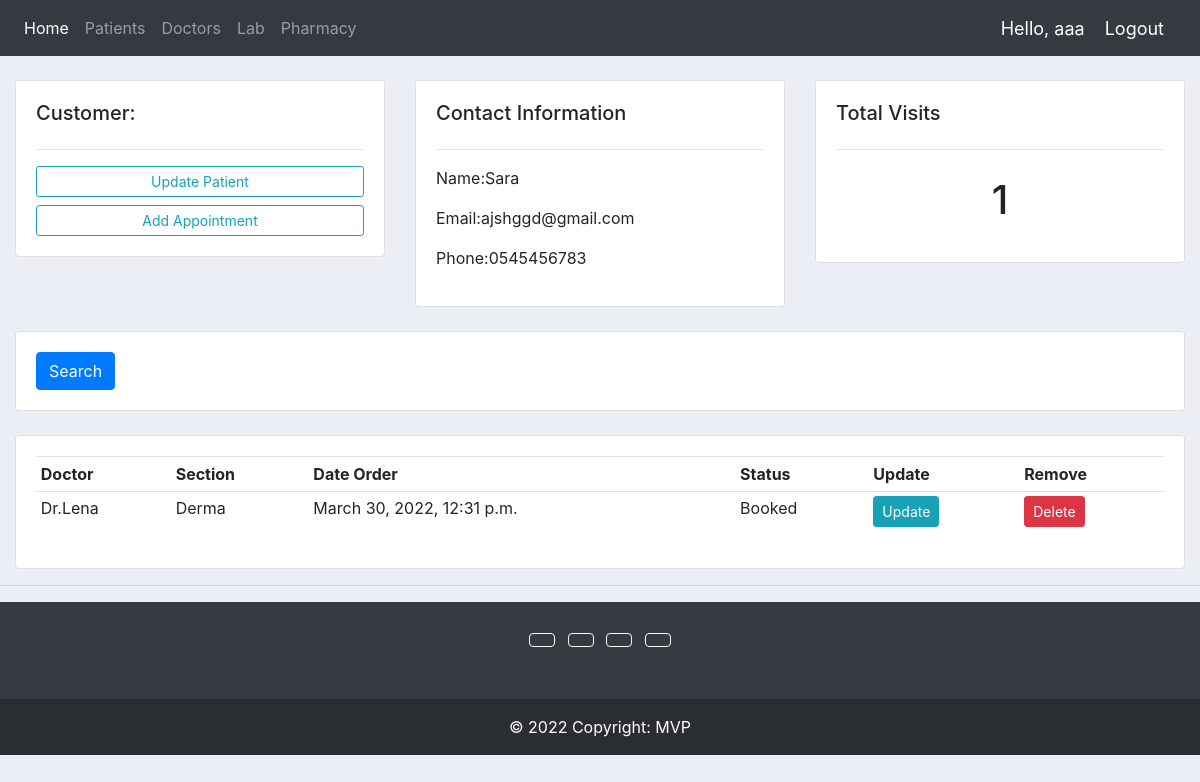
The page /patient/1/ (signed in) on the database its author committed.
### accounts/models.py (models this page shows, shortened)
class Patient(models.Model):
    name = models.CharField(max_length=200, null=True)
    email = models.EmailField()
    phone = models.CharField(max_length=200, null=True)
    date = models.TimeField()

class Appointment(models.Model):
    STATUS = (
        ('Booked', 'Booked'),
        ('Available', 'Available'),
        ('Waiting', 'Waiting')
    )
    patient = models.ForeignKey(Patient, null=True, on_delete=models.SET_NULL)
    doctor = models.ForeignKey(Doctor, null=True, on_delete=models.SET_NULL)
    date_created = models.DateTimeField(auto_now_add=True, null=True)
    status = models.CharField(max_length=200, null=True, choices=STATUS)

class Doctor(models.Model):
    SECTION = (
        ('Derma', 'Derma'),
        ('Dentist', 'Dentist'),
        ('General', 'General'),
    )
    name = models.CharField(max_length=200, null=True)
    email = models.EmailField()
    phone = models.CharField(max_length=200, null=True)
    section = models.CharField(max_length=200, null=True, choices=SECTION)
    time_start = models.TimeField('Start of Shift')
    time_end = models.TimeField('End of Shift')
    def __str__(self):
        return self.name

### accounts/decorators.py (the view)
        def wrapper_func(request, *args, **kwargs):
            group = None
            if request.user.groups.exists():
                group = request.user.groups.all()[0].name
            if group in allowed_roles:
                return view_func(request, *args, **kwargs)
            else:
                return HttpResponse('You are not authorized to view this page')

### accounts/views.py (called while the page is built)
@login_required(login_url='login')
@allowed_users(allowed_roles=['admin'])
def patient(request, pk):
    patient = Patient.objects.get(id=pk)
    appointments = patient.appointment_set.all()
    appointment_count = appointments.count
    lab = Lab.objects.all()
    context = {'patient': patient, 'appointments': appointments,
               'appointment_count': appointment_count, 'lab': lab}
    return render(request, 'accounts/patient.html', context)

### accounts/templates/accounts/patient.html
{%  extends 'accounts/main.html' %}
{% block content %}
	<br>
<div class="row">
	<div class="col-md">
		<div class="card card-body">
			<h5>Customer:</h5>
			<hr>
			<a class="btn btn-outline-info  btn-sm btn-block" href="">Update Patient</a>
			<a class="btn btn-outline-info  btn-sm btn-block" href="{% url 'create_appointments' patient.id %}">Add  Appointment</a>
		</div>
	</div>
	<div class="col-md">
		<div class="card card-body">
			<h5>Contact Information</h5>
			<hr>
			<p>Name:{{patient.name}} </p>
			<p>Email:{{patient.email}} </p>
			<p>Phone:{{patient.phone}} </p>
		</div>
	</div>
	<div class="col-md">
		<div class="card card-body">
			<h5>Total Visits</h5>
			<hr>
			<h1 style="text-align: center;padding: 10px">{{ appointment_count }}</h1>
		</div>
	</div>
</div>
<br>
<div class="row">
	<div class="col">
		<div class="card card-body">
			<form method="get">
		    <button class="btn btn-primary" type="submit">Search</button>
		  </form>
		</div>
	</div>
</div>
<br>
<div class="row">
	<div class="col-md">
		<div class="card card-body">
			<table class="table table-sm">
				<tr>
					<th>Doctor</th>
					<th>Section</th>
					<th>Date Order</th>
					<th>Status</th>
					<th>Update</th>
					<th>Remove</th>
				</tr>
				{% for appointment in appointments %}
				<tr>
					<td>{{appointment.doctor}}</td>
					<td>{{appointment.doctor.section}}</td>
					<td>{{appointment.date_created}}</td>
					<td>{{appointment.status}}</td>
					<td><a class="btn btn-sm btn-info" href="{% url 'update_appointments' appointment.id %}">Update</a></td>
					<td><a class="btn btn-sm btn-danger" href="{% url 'delete_appointment' appointment.id %}">Delete</a></td>
				</tr>
				{% endfor %}
			</table>
		</div>
	</div>
</div>
{% endblock %}

### accounts/templates/accounts/navbar.html (shortened to what this page needs)
{% load static %}
<nav class="navbar navbar-expand-lg navbar-dark bg-dark">
  <div class="collapse navbar-collapse" id="navbarNav">
    <ul class="navbar-nav">
      {% if request.user.is_staff %}
      <li class="nav-item active">
        <a class="nav-link" href="{% url 'home' %}">Home</a>
      </li>
      <li class="nav-item">
        <a class="nav-link" href="{% url 'patientHome' %}">Patients</a>
      </li>
      <li class="nav-item">
        <a class="nav-link" href="{% url 'doctor' %}">Doctors</a>
      </li>
      <li class="nav-item">
        <a class="nav-link" href="{% url 'lab' %}">Lab</a>
      </li>
      <li class="nav-item">
        <a class="nav-link" href="">Pharmacy</a>
      </li>
      {% endif %}
    </ul>
  </div>
  <span class="hello-msg">Hello, {{request.user}}</span>
  <span ><a  class="hello-msg" href="{% url 'logout' %}">Logout</a></span>
</nav>

### static/css/main.css (style rules this page uses)
body { background-color: #ebeff5; }

### accounts/templates/accounts/navbar.html (style rules this page uses)
.hello-msg { font-size: 18px; color: #fff; margin-right: 20px; }

### rows shown on the page
Patient: name "Sara", email "ajshggd@gmail.com", phone "0545456783", id "1"
Appointment: doctor "Dr.Lena", doctor.section "Derma", date_created "March 30, 2022, 12:31 p.m.", status "Booked"

### other values the page prints
{{ request.user }} "aaa"
